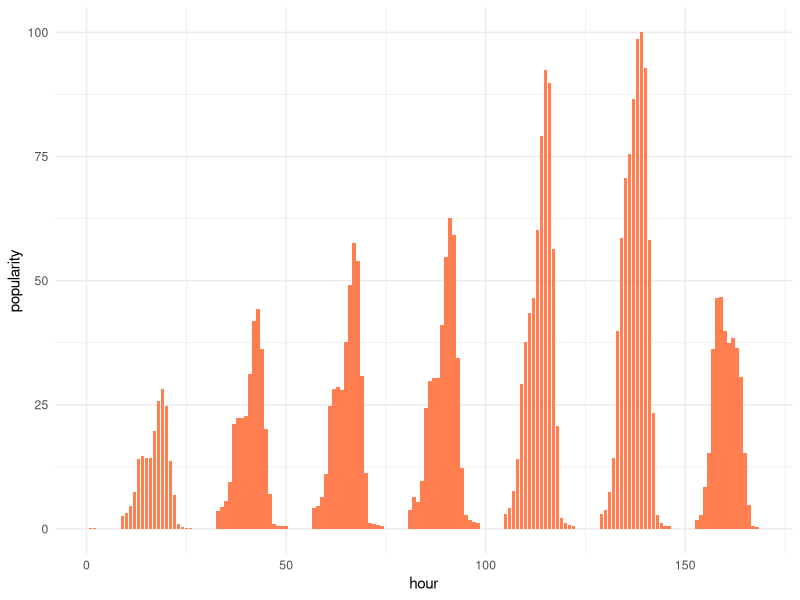

Here is the R script that generated this plot:
## ---- chunk 1
knitr::opts_chunk$set(echo = TRUE)
library(tidyverse)
## ---- chunk 2
filter_poi <- function(type) {
  max_level <- 2
  return(poptimes %>% filter(poptimes[type] != 0 & poptimes[type] <= max_level))
}

hours <- function(df) {
  return(df[,(ncol(df)-(168-1)):ncol(df)])
}

normalize <- function(x) {
  return( (x - min(x) ) / ( max(x) - min(x) ) * 100)
}
## ---- chunk 3
poptimes <- read_csv("tidy-places.csv")
poi <- c("bar", "restaurant", "supermarket", "church", "gym", "shopping_mall", "store", "department_store")

filtered <- lapply(poi, filter_poi)

bar <- as.data.frame(filtered[match("bar", poi)])
restaurant <- as.data.frame(filtered[match("restaurant", poi)])
supermarket <- as.data.frame(filtered[match("supermarket", poi)])
gym <- as.data.frame(filtered[match("gym", poi)])
shopping_mall <- as.data.frame(filtered[match("shopping_mall", poi)])
department_store <- as.data.frame(filtered[match("department_store", poi)])
store <- union(shopping_mall, department_store)
## ---- chunk 4
b <- as.data.frame(t(hours(bar) %>% summarize_each(funs(mean))))
b$hour <- 1:nrow(b)
colnames(b) <- c("popularity", "hour")
b <- b %>% relocate(hour, .before = popularity)
b$popularity <- normalize(b$popularity)


ggplot(data = b, mapping = aes(x=hour, y=popularity)) + geom_bar(stat="identity", fill="coral") + theme_minimal()

